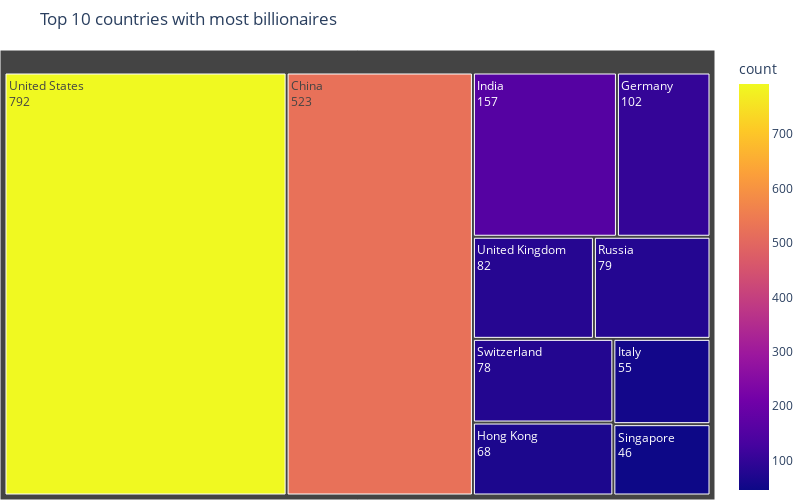

Notebook cell for this chart:
### Markdown cell above
## 3.Data visualizations

### Code cell
#1.World stats on Billionaires and where they are from

# Choropleth Map
billionaires_count = df['country'].value_counts().reset_index().rename(columns={'index': 'country'})

fig_choropleth = px.choropleth(billionaires_count, 
                                locations='country',
                                color='count',
                                color_continuous_scale='plasma',
                                title='Number of Billionaires by Country',
                                labels={'count': 'Number of Billionaires'},
                                locationmode='country names')

fig_bar = px.bar(billionaires_count, 
                x='country', 
                y='count',
                color='count',
                title='Number of Billionaires Globally',
                labels={'count': 'Number of Billionaires'},
                color_continuous_scale='plasma',  # Choose a color scale
                )

fig_choropleth.update_layout(
    geo=dict(showcoastlines=True, showland=True, landcolor="white"),
    coloraxis_colorbar=dict(title='Number of Billionaires', tickformat=','),
    margin=dict(l=0, r=0, b=0, t=50),  # Adjust margins
    width=800,  # Set the width of the figure
    height=500,  # Set the height of the figure
)
fig_choropleth.show()

#Top 10 countries with most billionaires
df_country = df['country'].value_counts().reset_index().sort_values(by='count', ascending=False)

# Create a Treemap for the number of billionaires by industry
fig = px.treemap(df_country.head(10), 
                 values='count', 
                 path=['country'], 
                 title='Top 10 countries with most billionaires',
                 color='count', 
                 color_continuous_scale='plasma'
                )
fig.update_traces(textinfo="label+value")
fig.update_layout(margin=dict(l=0, r=0, b=0, t=50),  # Adjust margins
    width=800,  # Set the width of the figure
    height=500,)
fig.show()

### Figure 1 — Plotly figure (JSON) as saved in the notebook; plotly's stock layout.template omitted (floating-point values rounded to 4 significant figures)
{"data": [{"branchvalues": "total", "customdata": [[523], [102], [68], [157], [55], [79], [46], [78], [82], [792]], "domain": {"x": [0, 1], "y": [0, 1]}, "hovertemplate": "labels=%{label}<br>count_sum=%{value}<br>parent=%{parent}<br>id=%{id}<br>count=%{color}<extra></extra>", "ids": ["China", "Germany", "Hong Kong", "India", "Italy", "Russia", "Singapore", "Switzerland", "United Kingdom", "United States"], "labels": ["China", "Germany", "Hong Kong", "India", "Italy", "Russia", "Singapore", "Switzerland", "United Kingdom", "United States"], "marker": {"coloraxis": "coloraxis", "colors": [523, 102, 68, 157, 55, 79, 46, 78, 82, 792]}, "name": "", "parents": ["", "", "", "", "", "", "", "", "", ""], "textinfo": "label+value", "type": "treemap", "values": [523, 102, 68, 157, 55, 79, 46, 78, 82, 792]}], "layout": {"coloraxis": {"colorbar": {"title": {"text": "count"}}, "colorscale": [[0, "#0d0887"], [0.1111, "#46039f"], [0.2222, "#7201a8"], [0.3333, "#9c179e"], [0.4444, "#bd3786"], [0.5556, "#d8576b"], [0.6667, "#ed7953"], [0.7778, "#fb9f3a"], [0.8889, "#fdca26"], [1, "#f0f921"]]}, "height": 500, "legend": {"tracegroupgap": 0}, "margin": {"b": 0, "l": 0, "r": 0, "t": 50}, "title": {"text": "Top 10 countries with most billionaires"}, "width": 800}}
